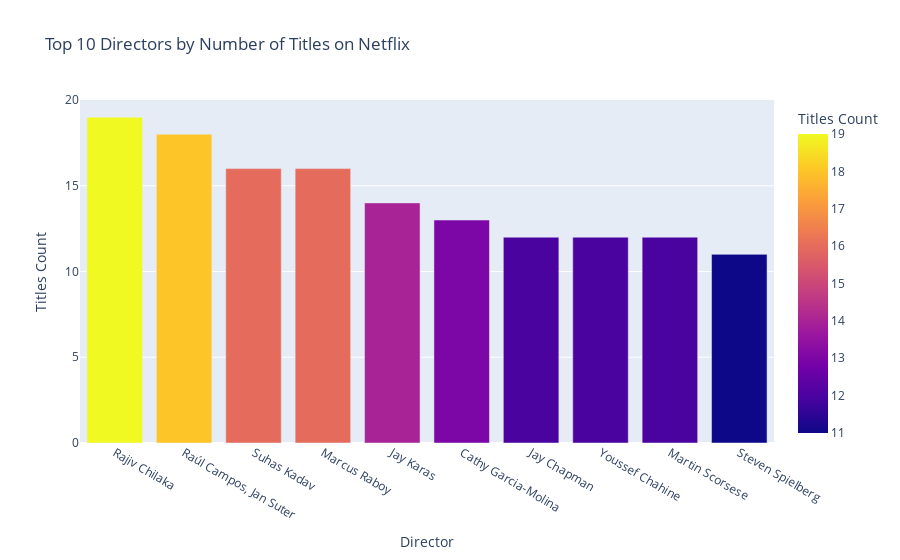

The notebook cell this image was saved under:
### Code cell
import plotly.express as px
import pandas as pd

# Assuming you have the 'top_10_directors_analysis' dictionary from the previous analysis
top_directors_visualization_data = pd.DataFrame.from_dict(top_10_directors_analysis, orient='index')
top_directors_visualization_data.reset_index(inplace=True)
top_directors_visualization_data.rename(columns={'index': 'Director'}, inplace=True)

# Creating a bar chart with Plotly
fig = px.bar(top_directors_visualization_data, 
             x='Director', 
             y='Titles Count', 
             title='Top 10 Directors by Number of Titles on Netflix',
             color='Titles Count',
             hover_data=['Most Common Type', 'Most Common Cast'])

fig.show()

### Figure 1 — Plotly figure (JSON) as saved in the notebook; plotly's stock layout.template omitted (floating-point values rounded to 4 significant figures)
{"data": [{"alignmentgroup": "True", "customdata": [["Movie", "Vatsal Dubey, Julie Tejwani, Rupa Bhimani, Jigna Bhardwaj, Rajesh Kava, Mousam, Swapnil"], ["Movie", "Sofía Niño de Rivera"], ["Movie", "Unknown"], ["Movie", "Vir Das"], ["Movie", "Bill Burr"], ["Movie", "Bea Alonzo, Toni Gonzaga, Angel Locsin, Shaina Magdayao, Enchong Dee, Sam Milby, Angeline Quinto, Coney Reyes"], ["Movie", "D.L. Hughley"], ["Movie", "Ahmad Mazhar, Salah Zo El Faqqar, Nadia Lotfi, Hamdy Gheith, Laila Fawzy, Omar El-Hariri, Laila Taher, Hussein Riad, Mahmoud El Meleigy, Zaki Tolaimat"], ["Movie", "Ben Kingsley, Sacha Baron Cohen, Asa Butterfield, Chloë Grace Moretz, Ray Winstone, Emily Mortimer, Christopher Lee, Helen McCrory, Michael Stuhlbarg, Frances de la Tour, Jude Law, Johnny Depp, Edmund Kingsley, Richard Griffiths, Angus Barnett, Michael Pitt, Gulliver McGrath, Eric Moreau, Chloe Grace Moretz"], ["Movie", "Daniel Day-Lewis, Sally Field, David Strathairn, Joseph Gordon-Levitt, James Spader, Hal Holbrook, Tommy Lee Jones, Jackie Earle Haley, John Hawkes, Jared Harris, Joseph Cross, Tim Blake Nelson, David Oyelowo, Bruce McGill"]], "hovertemplate": "Director=%{x}<br>Titles Count=%{marker.color}<br>Most Common Type=%{customdata[0]}<br>Most Common Cast=%{customdata[1]}<extra></extra>", "legendgroup": "", "marker": {"color": [19, 18, 16, 16, 14, 13, 12, 12, 12, 11], "coloraxis": "coloraxis", "pattern": {"shape": ""}}, "name": "", "offsetgroup": "", "orientation": "v", "showlegend": false, "textposition": "auto", "type": "bar", "x": ["Rajiv Chilaka", "Raúl Campos, Jan Suter", "Suhas Kadav", "Marcus Raboy", "Jay Karas", "Cathy Garcia-Molina", "Jay Chapman", "Youssef Chahine", "Martin Scorsese", "Steven Spielberg"], "xaxis": "x", "y": [19, 18, 16, 16, 14, 13, 12, 12, 12, 11], "yaxis": "y"}], "layout": {"barmode": "relative", "coloraxis": {"colorbar": {"title": {"text": "Titles Count"}}, "colorscale": [[0, "#0d0887"], [0.1111, "#46039f"], [0.2222, "#7201a8"], [0.3333, "#9c179e"], [0.4444, "#bd3786"], [0.5556, "#d8576b"], [0.6667, "#ed7953"], [0.7778, "#fb9f3a"], [0.8889, "#fdca26"], [1, "#f0f921"]]}, "legend": {"tracegroupgap": 0}, "title": {"text": "Top 10 Directors by Number of Titles on Netflix"}, "xaxis": {"anchor": "y", "domain": [0, 1], "title": {"text": "Director"}}, "yaxis": {"anchor": "x", "domain": [0, 1], "title": {"text": "Titles Count"}}}}
